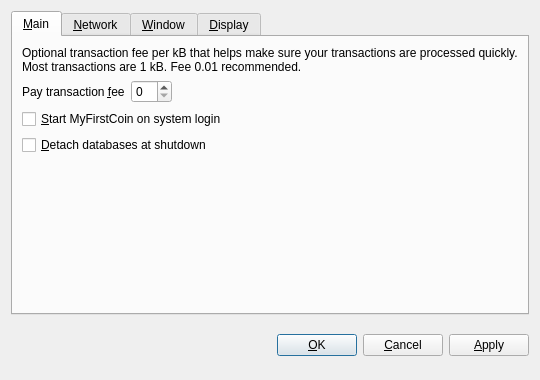
<?xml version="1.0" encoding="UTF-8"?>
<ui version="4.0">
 <class>OptionsDialog</class>
 <widget class="QDialog" name="OptionsDialog">
  <property name="geometry">
   <rect>
    <x>0</x>
    <y>0</y>
    <width>540</width>
    <height>380</height>
   </rect>
  </property>
  <property name="windowTitle">
   <string>Options</string>
  </property>
  <property name="modal">
   <bool>true</bool>
  </property>
  <layout class="QVBoxLayout" name="verticalLayout">
   <item>
    <widget class="QTabWidget" name="tabWidget">
     <property name="tabPosition">
      <enum>QTabWidget::North</enum>
     </property>
     <property name="currentIndex">
      <number>0</number>
     </property>
     <widget class="QWidget" name="tabMain">
      <attribute name="title">
       <string>&amp;Main</string>
      </attribute>
      <layout class="QVBoxLayout" name="verticalLayout_Main">
       <item>
        <widget class="QLabel" name="transactionFeeInfoLabel">
         <property name="text">
          <string>Optional transaction fee per kB that helps make sure your transactions are processed quickly. Most transactions are 1 kB. Fee 0.01 recommended.</string>
         </property>
         <property name="textFormat">
          <enum>Qt::PlainText</enum>
         </property>
         <property name="wordWrap">
          <bool>true</bool>
         </property>
        </widget>
       </item>
       <item>
        <layout class="QHBoxLayout" name="horizontalLayout_Main">
         <item>
          <widget class="QLabel" name="transactionFeeLabel">
           <property name="text">
            <string>Pay transaction &amp;fee</string>
           </property>
           <property name="textFormat">
            <enum>Qt::PlainText</enum>
           </property>
           <property name="buddy">
            <cstring>transactionFee</cstring>
           </property>
          </widget>
         </item>
         <item>
          <widget class="BitcoinAmountField" name="transactionFee"/>
         </item>
         <item>
          <spacer name="horizontalSpacer_Main">
           <property name="orientation">
            <enum>Qt::Horizontal</enum>
           </property>
           <property name="sizeHint" stdset="0">
            <size>
             <width>40</width>
             <height>20</height>
            </size>
           </property>
          </spacer>
         </item>
        </layout>
       </item>
       <item>
        <widget class="QCheckBox" name="bitcoinAtStartup">
         <property name="toolTip">
          <string>Automatically start MyFirstCoin after logging in to the system.</string>
         </property>
         <property name="text">
          <string>&amp;Start MyFirstCoin on system login</string>
         </property>
        </widget>
       </item>
       <item>
        <widget class="QCheckBox" name="detachDatabases">
         <property name="toolTip">
          <string>Detach block and address databases at shutdown. This means they can be moved to another data directory, but it slows down shutdown. The wallet is always detached.</string>
         </property>
         <property name="text">
          <string>&amp;Detach databases at shutdown</string>
         </property>
        </widget>
       </item>
       <item>
        <spacer name="verticalSpacer_Main">
         <property name="orientation">
          <enum>Qt::Vertical</enum>
         </property>
         <property name="sizeHint" stdset="0">
          <size>
           <width>20</width>
           <height>40</height>
          </size>
         </property>
        </spacer>
       </item>
      </layout>
     </widget>
     <widget class="QWidget" name="tabNetwork">
      <attribute name="title">
       <string>&amp;Network</string>
      </attribute>
      <layout class="QVBoxLayout" name="verticalLayout_Network">
       <item>
        <widget class="QCheckBox" name="mapPortUpnp">
         <property name="toolTip">
          <string>Automatically open the MyFirstCoin client port on the router. This only works when your router supports UPnP and it is enabled.</string>
         </property>
         <property name="text">
          <string>Map port using &amp;UPnP</string>
         </property>
        </widget>
       </item>
       <item>
        <widget class="QCheckBox" name="connectSocks">
         <property name="toolTip">
          <string>Connect to the MyFirstCoin network through a SOCKS proxy (e.g. when connecting through Tor).</string>
         </property>
         <property name="text">
          <string>&amp;Connect through SOCKS proxy:</string>
         </property>
        </widget>
       </item>
       <item>
        <layout class="QHBoxLayout" name="horizontalLayout_Network">
         <item>
          <widget class="QLabel" name="proxyIpLabel">
           <property name="text">
            <string>Proxy &amp;IP:</string>
           </property>
           <property name="textFormat">
            <enum>Qt::PlainText</enum>
           </property>
           <property name="buddy">
            <cstring>proxyIp</cstring>
           </property>
          </widget>
         </item>
         <item>
          <widget class="QValidatedLineEdit" name="proxyIp">
           <property name="maximumSize">
            <size>
             <width>140</width>
             <height>16777215</height>
            </size>
           </property>
           <property name="toolTip">
            <string>IP address of the proxy (e.g. 127.0.0.1)</string>
           </property>
          </widget>
         </item>
         <item>
          <widget class="QLabel" name="proxyPortLabel">
           <property name="text">
            <string>&amp;Port:</string>
           </property>
           <property name="textFormat">
            <enum>Qt::PlainText</enum>
           </property>
           <property name="buddy">
            <cstring>proxyPort</cstring>
           </property>
          </widget>
         </item>
         <item>
          <widget class="QLineEdit" name="proxyPort">
           <property name="maximumSize">
            <size>
             <width>55</width>
             <height>16777215</height>
            </size>
           </property>
           <property name="toolTip">
            <string>Port of the proxy (e.g. 9050)</string>
           </property>
          </widget>
         </item>
         <item>
          <widget class="QLabel" name="socksVersionLabel">
           <property name="text">
            <string>SOCKS &amp;Version:</string>
           </property>
           <property name="textFormat">
            <enum>Qt::PlainText</enum>
           </property>
           <property name="buddy">
            <cstring>socksVersion</cstring>
           </property>
          </widget>
         </item>
         <item>
          <widget class="QValueComboBox" name="socksVersion">
           <property name="toolTip">
            <string>SOCKS version of the proxy (e.g. 5)</string>
           </property>
          </widget>
         </item>
         <item>
          <spacer name="horizontalSpacer_Network">
           <property name="orientation">
            <enum>Qt::Horizontal</enum>
           </property>
           <property name="sizeHint" stdset="0">
            <size>
             <width>40</width>
             <height>20</height>
            </size>
           </property>
          </spacer>
         </item>
        </layout>
       </item>
       <item>
        <spacer name="verticalSpacer_Network">
         <property name="orientation">
          <enum>Qt::Vertical</enum>
         </property>
         <property name="sizeHint" stdset="0">
          <size>
           <width>20</width>
           <height>40</height>
          </size>
         </property>
        </spacer>
       </item>
      </layout>
     </widget>
     <widget class="QWidget" name="tabWindow">
      <attribute name="title">
       <string>&amp;Window</string>
      </attribute>
      <layout class="QVBoxLayout" name="verticalLayout_Window">
       <item>
        <widget class="QCheckBox" name="minimizeToTray">
         <property name="toolTip">
          <string>Show only a tray icon after minimizing the window.</string>
         </property>
         <property name="text">
          <string>&amp;Minimize to the tray instead of the taskbar</string>
         </property>
        </widget>
       </item>
       <item>
        <widget class="QCheckBox" name="minimizeOnClose">
         <property name="toolTip">
          <string>Minimize instead of exit the application when the window is closed. When this option is enabled, the application will be closed only after selecting Quit in the menu.</string>
         </property>
         <property name="text">
          <string>M&amp;inimize on close</string>
         </property>
        </widget>
       </item>
       <item>
        <spacer name="verticalSpacer_Window">
         <property name="orientation">
          <enum>Qt::Vertical</enum>
         </property>
         <property name="sizeHint" stdset="0">
          <size>
           <width>20</width>
           <height>40</height>
          </size>
         </property>
        </spacer>
       </item>
      </layout>
     </widget>
     <widget class="QWidget" name="tabDisplay">
      <attribute name="title">
       <string>&amp;Display</string>
      </attribute>
      <layout class="QVBoxLayout" name="verticalLayout_Display">
       <item>
        <layout class="QHBoxLayout" name="horizontalLayout_1_Display">
         <item>
          <widget class="QLabel" name="langLabel">
           <property name="text">
            <string>User Interface &amp;language:</string>
           </property>
           <property name="textFormat">
            <enum>Qt::PlainText</enum>
           </property>
           <property name="buddy">
            <cstring>lang</cstring>
           </property>
          </widget>
         </item>
         <item>
          <widget class="QValueComboBox" name="lang">
           <property name="toolTip">
            <string>The user interface language can be set here. This setting will take effect after restarting MyFirstCoin.</string>
           </property>
          </widget>
         </item>
        </layout>
       </item>
       <item>
        <layout class="QHBoxLayout" name="horizontalLayout_2_Display">
         <item>
          <widget class="QLabel" name="unitLabel">
           <property name="text">
            <string>&amp;Unit to show amounts in:</string>
           </property>
           <property name="textFormat">
            <enum>Qt::PlainText</enum>
           </property>
           <property name="buddy">
            <cstring>unit</cstring>
           </property>
          </widget>
         </item>
         <item>
          <widget class="QValueComboBox" name="unit">
           <property name="toolTip">
            <string>Choose the default subdivision unit to show in the interface and when sending coins.</string>
           </property>
          </widget>
         </item>
        </layout>
       </item>
       <item>
        <widget class="QCheckBox" name="displayAddresses">
         <property name="toolTip">
          <string>Whether to show MyFirstCoin addresses in the transaction list or not.</string>
         </property>
         <property name="text">
          <string>&amp;Display addresses in transaction list</string>
         </property>
        </widget>
       </item>
       <item>
        <widget class="QCheckBox" name="coinControlFeatures">
         <property name="toolTip">
          <string>Whether to show coin control features or not.</string>
         </property>
         <property name="text">
          <string>Display coin &amp;control features (experts only!)</string>
         </property>
        </widget>
       </item>
       <item>
        <spacer name="verticalSpacer_Display">
         <property name="orientation">
          <enum>Qt::Vertical</enum>
         </property>
         <property name="sizeHint" stdset="0">
          <size>
           <width>20</width>
           <height>40</height>
          </size>
         </property>
        </spacer>
       </item>
      </layout>
     </widget>
    </widget>
   </item>
   <item>
    <layout class="QHBoxLayout" name="horizontalLayout_Buttons">
     <item>
      <spacer name="horizontalSpacer_1">
       <property name="orientation">
        <enum>Qt::Horizontal</enum>
       </property>
       <property name="sizeHint" stdset="0">
        <size>
         <width>40</width>
         <height>48</height>
        </size>
       </property>
      </spacer>
     </item>
     <item>
      <widget class="QLabel" name="statusLabel">
       <property name="font">
        <font>
         <weight>75</weight>
         <bold>true</bold>
        </font>
       </property>
       <property name="text">
        <string/>
       </property>
       <property name="textFormat">
        <enum>Qt::PlainText</enum>
       </property>
       <property name="wordWrap">
        <bool>true</bool>
       </property>
      </widget>
     </item>
     <item>
      <spacer name="horizontalSpacer_2">
       <property name="orientation">
        <enum>Qt::Horizontal</enum>
       </property>
       <property name="sizeHint" stdset="0">
        <size>
         <width>40</width>
         <height>48</height>
        </size>
       </property>
      </spacer>
     </item>
     <item>
      <widget class="QPushButton" name="okButton">
       <property name="text">
        <string>&amp;OK</string>
       </property>
      </widget>
     </item>
     <item>
      <widget class="QPushButton" name="cancelButton">
       <property name="text">
        <string>&amp;Cancel</string>
       </property>
       <property name="autoDefault">
        <bool>false</bool>
       </property>
      </widget>
     </item>
     <item>
      <widget class="QPushButton" name="applyButton">
       <property name="text">
        <string>&amp;Apply</string>
       </property>
       <property name="autoDefault">
        <bool>false</bool>
       </property>
      </widget>
     </item>
    </layout>
   </item>
  </layout>
 </widget>
 <customwidgets>
  <customwidget>
   <class>BitcoinAmountField</class>
   <extends>QSpinBox</extends>
   <header>bitcoinamountfield.h</header>
  </customwidget>
  <customwidget>
   <class>QValueComboBox</class>
   <extends>QComboBox</extends>
   <header>qvaluecombobox.h</header>
  </customwidget>
  <customwidget>
   <class>QValidatedLineEdit</class>
   <extends>QLineEdit</extends>
   <header>qvalidatedlineedit.h</header>
  </customwidget>
 </customwidgets>
 <resources/>
 <connections/>
</ui>
